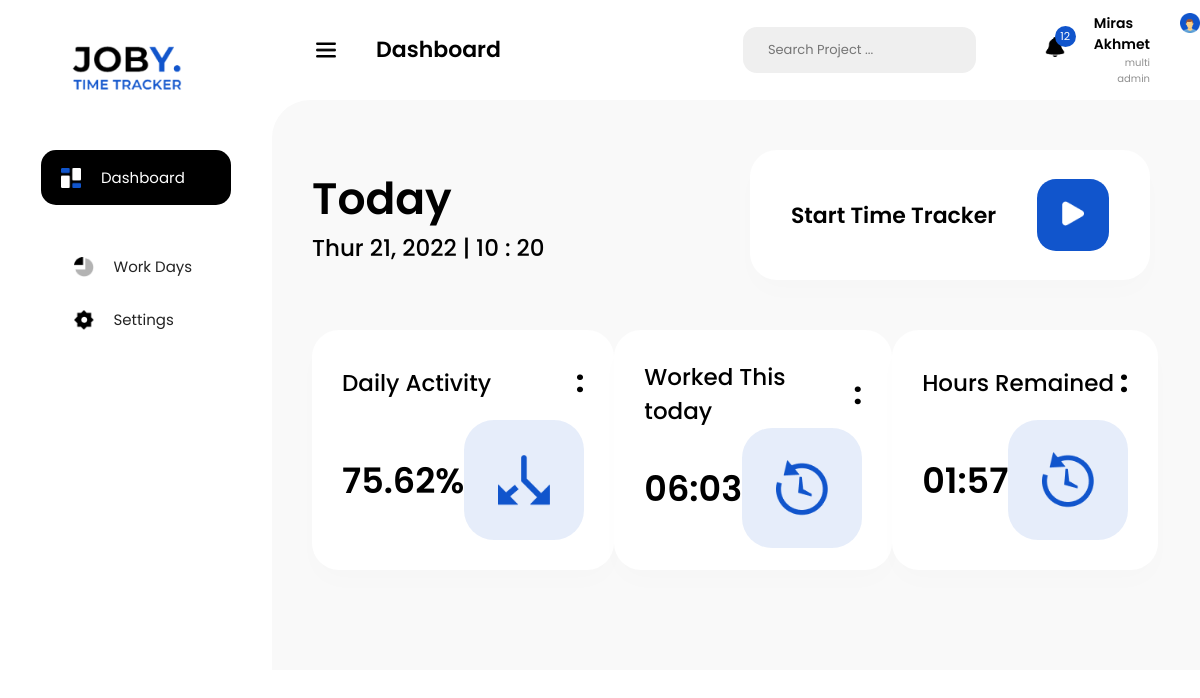
Screenshot of /home (signed in) with the database file from the repository.
### models.py (models this page shows, shortened)
class Employee(db.Model, UserMixin):
    id = db.Column(db.Integer(), primary_key=True)
    login_id = db.Column(db.String(10), unique=True, nullable=True)
    name = db.Column(db.String(100), nullable=False)
    surname = db.Column(db.String(100), nullable=False)
    profession = db.Column(db.String(30), nullable=False)
    password = db.Column(db.String(40), nullable=False)
    flex_status = db.relationship('FlexStatus', backref='flex_status')

### views.py (the view)
@app.route('/home', methods=['POST', 'GET'])
def home():
    now = datetime.now()
    week_day = datetime.now().weekday()
    today = {
        'today_date': datetime.now(),
        'week_day': ['Mon', 'Tue', 'Wen', 'Thur', 'Fri', 'Sat', 'Sun'][week_day]
    }
    flxs = FlexStatus.query.filter_by(employee_id = current_user.id).all()
    days = []
    for flx in flxs:
        if flx.enterTime.date() == now.date():
            days.append((flx.enterTime, flx.exitTime))
    if len(days) == 0:
        day_activity = {}
    else:
        day = max(days)
        work_time = (now - day[0]) if not day[1] else (day[1] - day[0])
        print(day[0])
        print(day[1])
        day_activity = {
            'daily_activity': f'{(work_time.seconds / 28800) * 100:.2f}',
            'worked_time': f'{work_time.seconds // 3600:02d}:{work_time.seconds // 60 % 60:02d}',
            'hours_remained': f'{(8 - math.ceil(work_time.seconds / 3600)):02d}:{(60 - work_time.seconds // 60 % 60):02d}'
        }
    return render_template('dashboard.html',
                           today=today,
                           user=current_user, day_activity=day_activity)

### models.py (called while the page is built)
@login_manager.user_loader
def load_user(user_id):
    return Employee.query.get(user_id)

### templates/dashboard.html (shortened to what this page needs)
<!DOCTYPE html>
<html lang="en">
<head>
 <link rel="stylesheet" href="../static/styles/dashboard_style.css">
 <link rel="stylesheet" href="{{ url_for('static',filename = 'styles/dashboard_style.css') }}">
</head>
<body>
 <section id="mySideNav" class="sideNav">
  <a href="" class="logo_container">
   <img src="../static/images/logo.png" alt="logo">
  </a>
  <a href="" class="dashboard_black">
   <img src="../static/images/rect.png" alt="">
   <div>Dashboard</div>
  </a>
  <a href="work_days" class="links">
   <img src="../static/images/icon_workDays.png" alt="">
   Work Days
  </a>
  <a href="" class="links">
   <img src="../static/images/icon_settings.png" alt="">
   Settings
  </a>
 </section>
<section class="body_body">
 <nav>
  <button>
   <img src="../static/images/menu_bar.png" alt="">
   <div class="dashboard_txt">Dashboard</div>
  </button>
  <div class="search">
   Search Project ...
  </div>
  <div class="notifications">
   <img src="../static/images/bell.png" alt="">
   <div class="notification_numb">12</div>
  </div>
  <div class="profile_info">
   <div class="name_profession">
    <div class="name_surname">{{ user.name }} {{ user.surname }} </div>
    <div class="profession">{{ user.profession }}</div>
   </div>
   <a href="/profile"><img src="../static/images/profile_photo.png" alt="" class="profile_photo"></a>
  </div>
 </nav>
 <section class="main_content">
  <div class="row">
   <div class="today_info">
    <div class="today">Today</div>
    <div class="info">{{ today.week_day }} {{ today.today_date.day}}, {{ today.today_date.year }} | {{ today.today_date.hour}} : {{ today.today_date.minute}}</div>
   </div>
   <div class="start_time_tracker">
    <div class="txt">Start Time Tracker</div>
    <button class="play" onclick="">
     <img src="../static/images/play.png" alt="">
    </button>
   </div>
  </div>
  <div class="row">
   <div class="box first">
    <div class="txt_w_dots">
     <div class="header">Daily Activity</div>
     <div class="dots">:</div>
    </div>
    <div class="text_w_box">
     <div class="bold_txt">{{ day_activity.daily_activity }}%</div>
     <div class="blue_box">
      <img src="../static/images/first_icon.png" alt="">
     </div>
    </div>
   </div>
   <div class="box secod">
    <div class="txt_w_dots">
     <div class="header">Worked This today</div>
     <div class="dots">:</div>
    </div>
    <div class="text_w_box">
     <div class="bold_txt">{{ day_activity.worked_time }}</div>
     <div class="blue_box">
      <img src="../static/images/second_icon.png" alt="">
     </div>
    </div>
   </div>
   <div class="box third">
    <div class="txt_w_dots">
     <div class="header">Hours Remained</div>
     <div class="dots">:</div>
    </div>
    <div class="text_w_box">
     <div class="bold_txt">{{ day_activity.hours_remained }}</div>
     <div class="blue_box">
      <img src="../static/images/second_icon.png" alt="">
     </div>
    </div>
   </div>
  </div>
 </section>
</section>
</body>
</html>

### static/styles/dashboard_style.css (style rules this page uses)
body { margin: 0; padding: 0; font-family: Poppins; }
.sideNav { padding-top: 34px; display: flex; align-items: center; flex-direction: column; width: 272px; background-color: #fff; height: 100vh; position: fixed; z-index: 1; top: 0; left: 0; }
.sideNav a { text-decoration: none; display: flex; align-items: center; font-size: 15px; }
.logo_container img { height: auto; width: 100%; max-width: 128px !important; }
.logo_container { margin-bottom: 50px; }
.dashboard_black { width: 190px; height: 55px; background-color: black; border-radius: 15px; color: white; padding-left: 20px; box-sizing: border-box; font-family: Poppins; margin-bottom: 50px; }
.sideNav a img, nav img { width: 100%; height: auto; max-width: 20px; margin-right: 20px; }
.links { width: 125px; margin-bottom: 30px; color: #232323; }
nav { height: 100px; background-color: #fff; width: 100%; display: flex; align-items: center; }
nav button { background-color: transparent; border: none; margin-left: 310px; display: flex; align-items: center; }
nav button img { margin-right: 40px; }
.dashboard_txt { font-weight: 600; font-size: 22px; line-height: 42px; color: #000; font-family: Poppins; }
.search { width: 408px; height: 46px; background-color: #efefef; border-radius: 14px; display: flex; align-items: center; color: #757575; padding-left: 25px; font-size: 13px; margin-left: 16rem; }
.notifications { position: relative; margin-right: 1.8rem; margin-left: 4.3rem; }
.notification_numb { background-color: #1155CC; width: 21px; height: 21px; color: #fff; border-radius: 15px; font-size: 11px; box-sizing: border-box; display: flex; align-items: center; justify-content: center; position: absolute; left: 10px; top: -11px; }
.profile_info { display: flex; }
.profile_photo { width: 100%; height: auto; max-width: 46px; }
.name_surname { font-weight: 600; font-size: 14px; }
.profession { color: #8f8f8f; font-size: 10px; text-align: right; }
.name_profession { margin-right: 30px; }
.main_content { margin-left: 272px; border-radius: 38px 0 0 0; background-color: #F9F9F9; padding: 50px 50px 50px 40px; }
.row, .text_w_box, .txt_w_dots { display: flex; flex-direction: row; justify-content: space-between; align-items: center; }
.row { margin-bottom: 50px; }
.today_info .today { font-size: 44px; font-weight: 600; }
.today_info .info, .box .header { font-size: 23px; font-weight: 500; }
.start_time_tracker { background: #FFFFFF; box-shadow: 0px 13px 25px rgba(0, 0, 0, 0.01); border-radius: 27px; display: flex; align-items: center; width: 400px; height: 130px; justify-content: space-evenly; }
.start_time_tracker .txt { font-weight: 600; font-size: 22px; }
.play { width: 72px; height: 72px; background: #1155CC; border-radius: 19px; border: none; }
.play img { width: 22px; }
.box { width: 370px; height: 240px; padding: 30px; box-sizing: border-box; background: #FFFFFF; box-shadow: 0px 13px 25px rgba(0, 0, 0, 0.01); border-radius: 27px; display: flex; flex-direction: column; justify-content: space-between; }
.bold_txt { font-weight: 600; font-size: 35px; }
.blue_box { width: 120px; height: 120px; background: rgba(17, 85, 204, 0.1); border-radius: 30px; position: relative; }
.blue_box img { width: 52px; position: absolute; top: 50%; left: 50%; transform: translate(-50%, -50%); }
.txt_w_dots .dots { font-size: 30px; font-weight: bold; }

### rows the page displays
Employee: name "Miras", surname "Akhmet", profession "multi admin"

### other values shown
{{ today.week_day }} "Thur"
{{ today.today_date.day }} "21"
{{ today.today_date.year }} "2022"
{{ today.today_date.hour }} "10"
{{ today.today_date.minute }} "20"
{{ day_activity.daily_activity }} "75.62"
{{ day_activity.worked_time }} "06:03"
{{ day_activity.hours_remained }} "01:57"
